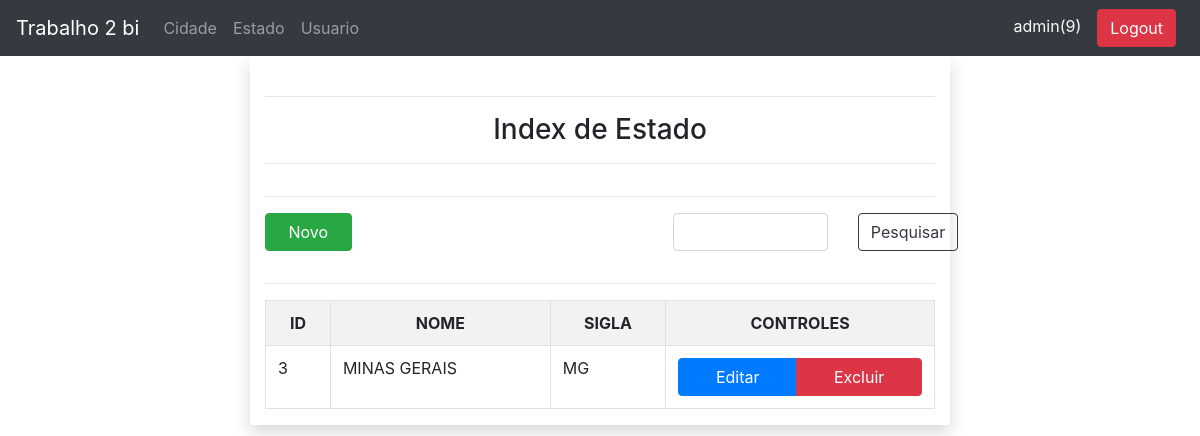
Screenshot of /FONTES/Estado.php?Pesquisa=MINAS GERAIS (signed in) with the database file from the repository.
### tables this page shows
CREATE TABLE estado(
	idEstado INT NOT NULL PRIMARY KEY AUTO_INCREMENT,
	nome VARCHAR(50),
	sigla VARCHAR(2)
);

### FONTES/Estado.php (the view, shortened to what this page needs)
<?php
	include("include/head.php");
	include("include/top.php");
	include("include/connection/config.php");
	$con = new PDO($connectionString, USER,PASS);
	$sql = "SELECT * FROM estado ORDER BY nome LIMIT 100;";
	if (ISSET($_GET["Pesquisa"])) {
		$sql = "SELECT * FROM estado WHERE nome LIKE '%".$_GET["Pesquisa"]."%' OR sigla LIKE '%".$_GET["Pesquisa"]."%' ORDER BY nome LIMIT 100;";
	}
	$result = $con->query($sql);
?>
<div class="d-flex justify-content-center">
	<div class="form-group shadow col-md-7">
		<div class="form-row mt-4">
			<div class="col-md-12 text-center ">
				<hr>
				<p class="h3">Index de Estado</p>
				<hr>
			</div>
		</div>
		<hr />
		<div class="row	">
			<div class="col-2">
				<div class="btn-group btn-block">
					<a href="CadastroEstado.php" class="btn btn-success">Novo</a>
				</div>
			</div>
			<div class="col-md-10">
				<form action="Estado.php" method="GET">
					<div class="input-group">
						<div class="col-4 offset-6">
							<input type="text" name="Pesquisa" id="Pesquisa" class="form-control ">
						</div>
						<div class="col-2 btn-group btn-block">
							<input type="submit" value="Pesquisar" class="btn btn-outline-dark">
						</div>
					</div>
				</form>
			</div>
		</div>
		<hr />
		<div id="divListaUsuario" class="">
			<table class="table table-responsive-sm table-striped table-hover table-bordered">
				<tr class="text-center">
					<th>
						ID
					</th>
					<th>
						NOME
					</th>
					<th>
						SIGLA
					</th>
					<th>CONTROLES</th>
				</tr>
				<?php
					while ($row = $result-> fetch(PDO::FETCH_OBJ)) {
						echo	"<tr>";
						echo	"<td>";
						echo		$row->idEstado;
						echo	"</td>";
						echo	"<td>";
						echo		$row->nome;
						echo	"</td>";
						echo	"<td>";
						echo		$row->sigla;
						echo	"</td>";
						echo	"<td>";
						echo		"<div class='btn-group btn-block'>";
						echo			"<a href='EditarEstado?id=".$row->idEstado."' class='btn btn-primary'>Editar</a> ";
						echo			"<a href='ExcluirEstado?id=".$row->idEstado."' class='btn btn-danger'>Excluir</a> ";
						echo		"</div>";
						echo	"</td>";
						echo	"</tr>";
					}
				?>
			</table>
		</div>
	</div>
</div>

### rows the page displays
estado: idEstado "3", nome "MINAS GERAIS", sigla "MG"

### other values shown
$_SESSION["user"] "admin"
$_SESSION["nivel"] "9"
